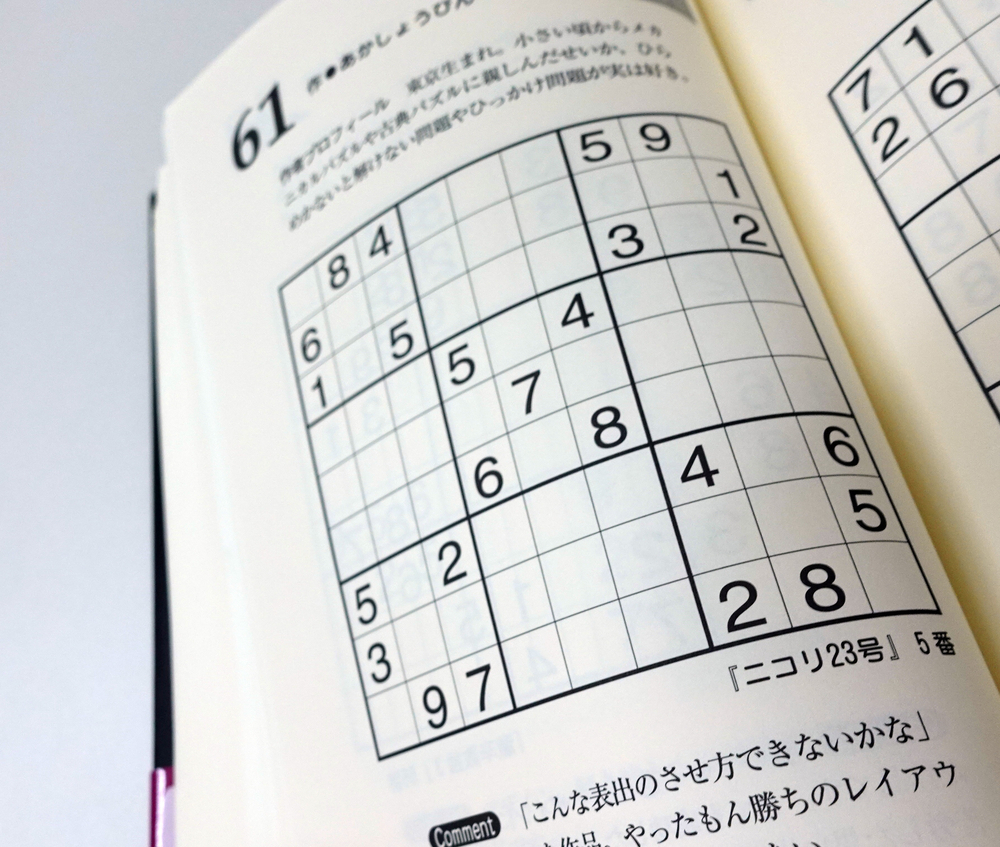
#> input picture data/level3/sudoku_00015.jpg, 1000 x 847 px
$ jupyter execute --allow-errors recog_l3_9x9.ipynb
#> lines starting #> are read from the running program, lines starting #| are printed output that depends on the picture; after the words box and inside, x2 and y2 are one past the last pixel; in counts of white or black regions, pixels touching at a corner belong together
[cell 1]
import cv2
import numpy as np
import matplotlib.pyplot as plt
import pandas as pd
import pickle
import recog_l3
import os

[cell 2]
# image = cv2.imread("./data/level3/sample.jpg", cv2.IMREAD_COLOR)
num=15
image = cv2.imread(f"./data/level3/sudoku_000{num}.jpg", cv2.IMREAD_COLOR)
#> image is the input picture: shape (847, 1000, 3); mean B, G, R 204.6, 206.9, 206.9
# num=26
# image = cv2.imread(f"./data/level1/sudoku_0{num}.jpg", cv2.IMREAD_COLOR)
# image = cv2.imread(f"./data/level2/sample.jpg", cv2.IMREAD_COLOR)
image = cv2.cvtColor(image, cv2.COLOR_BGR2RGB)
trim_percentage=0.002
height, width, channels = image.shape[:3]
#> height = 847; width = 1000; channels = 3
trim_width = int(width * trim_percentage)
#> trim_width = 2
trim_height = int(height * trim_percentage)
#> trim_height = 1
image = image[trim_height:height - trim_height, trim_width:width - trim_width]
#> image: shape (845, 996, 3)
gray = cv2.cvtColor(image, cv2.COLOR_RGB2GRAY)

gray= cv2.bilateralFilter(gray, 11, 2,2)
# gray_gb = cv2.GaussianBlur(gray, None, 2.0)
clahe = cv2.createCLAHE(clipLimit=1.5, tileGridSize=(100,100))
gray = clahe.apply(gray)
# gray = cv2.equalizeHist(gray)
# ぼかし処理


# gray_gb =cv2.medianBlur(gray_gb, 5)
gray = cv2.fastNlMeansDenoising(gray, None, 10, 7, 21)
# 大津の二値化

thr, binary = cv2.threshold(gray, 0, 255, cv2.THRESH_OTSU)
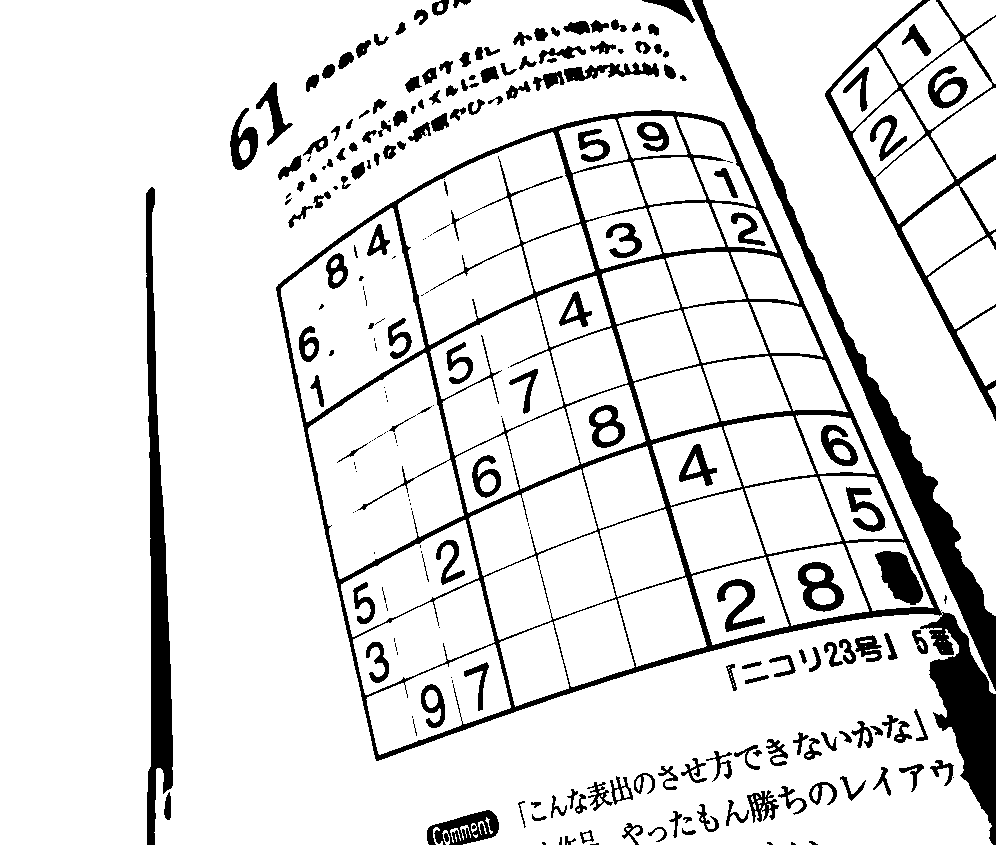
#> binary: shape (845, 996); 88.3% white; 241 black regions (68 under 20 px), largest, box (x1, y1, x2, y2) and area: (276, 110, 996, 845) 36372, (692, 0, 996, 691) 11143, (146, 187, 173, 845) 8238
#> thr = 166
new_thr = min(int(thr * 1.05), 255)
#> new_thr = 174
_, binary = cv2.threshold(gray, new_thr, 255, cv2.THRESH_BINARY)
#> binary: shape (845, 996); 86.6% white; 199 black regions (28 under 20 px), largest, box (x1, y1, x2, y2) and area: (276, 0, 996, 845) 56934, (145, 185, 173, 845) 8842, (825, 0, 996, 421) 5866
plt.imshow(binary, cmap="gray")
plt.title("Otsu's binarization (threshold={:d})".format(int(thr)))
plt.show()

[cell 3]
edge = cv2.Canny(binary, 100, 200)
#> edge: shape (845, 996); 4.5% white in thin lines or dots, all inside (x1, y1, x2, y2) = (144, 0, 996, 845)
edge = cv2.dilate(edge, np.ones((5, 5), dtype=edge.dtype),iterations=1)
#> edge: shape (845, 996); 23.9% white; 53 white regions, largest, box (x1, y1, x2, y2) and area: (273, 0, 996, 845) 120674, (822, 0, 996, 423) 18560, (142, 183, 175, 845) 7471
edge = cv2.erode(edge, np.ones((3, 3), dtype=edge.dtype),iterations=1)
#> edge: shape (845, 996); 17.3% white; 64 white regions
# res_close = cv2.morphologyEx(binary, cv2.MORPH_OPEN, np.ones((5, 5), dtype=binary.dtype))
plt.imshow(edge, cmap="gray")
plt.title("After morphology operation".format(thr))
plt.show()

[cell 4]
contours, _ = cv2.findContours(edge, cv2.RETR_TREE, cv2.CHAIN_APPROX_SIMPLE)
#> contours = 381 contours, 69 with area under 20; largest, box (x1, y1, x2, y2) and area: (274, 0, 996, 845) 294357, (823, 0, 996, 422) 25867, (281, 211, 423, 420) 14476, (309, 356, 449, 524) 12290, (367, 646, 509, 753) 7724
result = image.copy()
cv2.drawContours(result, contours, -1, (255, 0, 0), 3, cv2.LINE_AA)
plt.imshow(result)
plt.show()
# [4 lines of commented-out code are left out]

[cell 5]
longest_cnt = None
max_length = 0.0
max_area = 0.0
result = image.copy()
epsilon=3e-2
for cnt in contours:
    # 輪郭線の長さを計算
    arclen = cv2.arcLength(cnt, True)
    approx=cv2.approxPolyDP(cnt, arclen *epsilon, True)
    area=cv2.contourArea(cnt)
    x, y, w, h = cv2.boundingRect(approx)
    internal_area_ratio = area / (w * h)
    if len(approx)<10 and len(approx) >= 4 and internal_area_ratio>0.5:
        # print(len(approx), x,y,w,h, arclen,internal_area_ratio)
        cv2.drawContours(result, [approx], -1, (255, 0, 0), 3, cv2.LINE_AA)
        # plt.imshow(result)
        # plt.show()
        if  max_area < area:
            max_area = area
            max_length = arclen
            longest_cnt = cnt
#> this loop made 381 passes
#> arclen on pass 103: 37.56
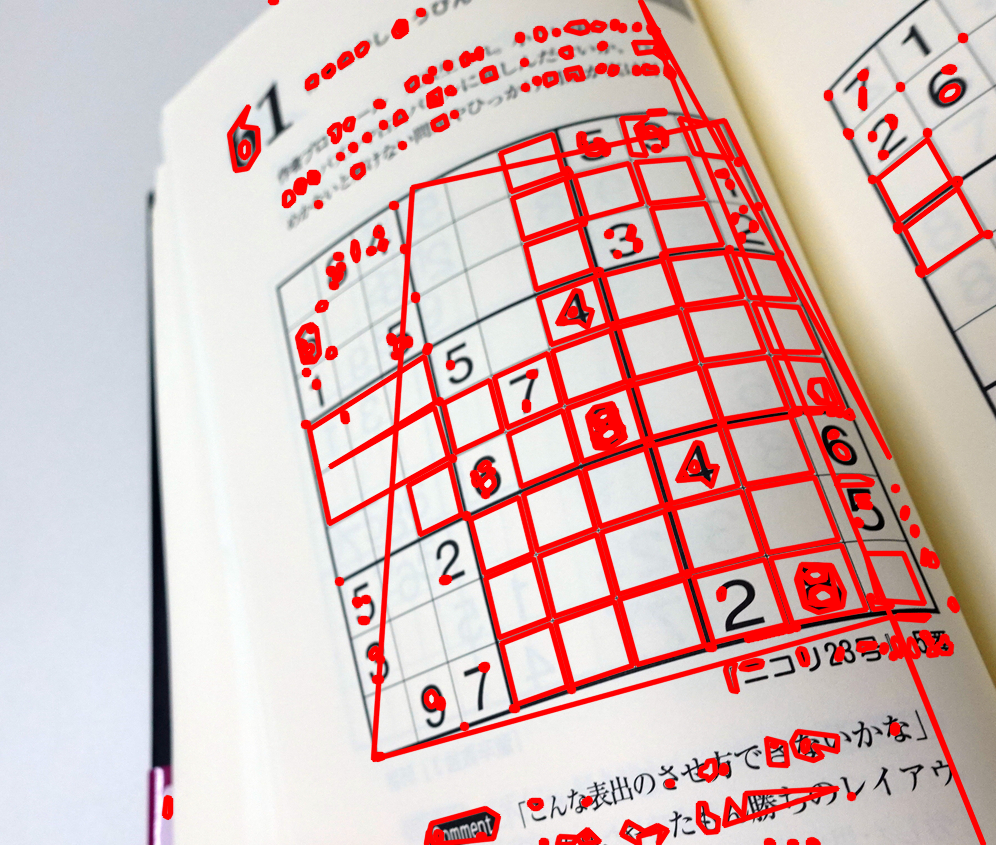
#> result: shape (845, 996, 3); mean R, G, B 216.1, 183.8, 181.8
result = image.copy()
tmp=image.copy()

# plt.imshow(result)
# plt.show()
# print(len(longest_cnt))
arclen = cv2.arcLength(longest_cnt, True)
approx = cv2.approxPolyDP(longest_cnt, arclen * epsilon, True)
cv2.drawContours(tmp, [approx], -1, (255, 0, 255), 3, cv2.LINE_AA)
plt.imshow(tmp)
plt.title("Red region has {:d} corners".format(len(approx)))
plt.show()
print(len(approx))
#| 7

[cell 6]
# 輪郭線の重心を計算する
M = cv2.moments(approx)
cx = int(M['m10'] / M['m00'])
cy = int(M['m01'] / M['m00'])

# 各点に対して、重心からの距離を計算し、1.1倍した点を取得する
new_approx = []
for point in approx:
    x, y = point[0]
    dist = np.sqrt((cx - x)**2 + (cy - y)**2)
    dist_new = dist * 1.2
    x_new = int(cx - dist_new * (cx - x) / dist)
    y_new = int(cy - dist_new * (cy - y) / dist)
    new_approx.append([[x_new, y_new]])
#> this loop made 7 passes
#> point on passes 1 to 7: [[640, 0]], [[889, 457]], [[724, 120]], [[412, 187]], [[373, 759]], [[892, 616]], [[983, 844]]

# 新しい近似を描画する
new_approx = np.array(new_approx)
cv2.drawContours(tmp, [np.array(new_approx)], -1, (0, 255, 255), 3, cv2.LINE_AA)
plt.imshow(tmp)
plt.title("Red region has {:d} corners".format(len(new_approx)))
plt.show()

[cell 7]
# さっきのところを切り取って射影変換
x, y, w, h = cv2.boundingRect(new_approx)
cropped = image[y:y+h, x:x+w]
plt.imshow(cropped)
plt.show()
# print(approx)
new_approx=new_approx-(x,y)
src_pts = new_approx.reshape((-1, 2)).astype("float32")
center = np.mean(src_pts, axis=0)
# ４点を重心からの角度でソートする
# 時計回りになる
src_pts = np.array(sorted(src_pts, key=lambda p: np.arctan2(p[1]-center[1], p[0]-center[0])))

# 結果を表示する
print(src_pts)
#| [[  47.  224.]
#|  [ 320.    0.]
#|  [ 421.  143.]
#|  [ 619.  548.]
#|  [ 623.  738.]
#|  [ 732. 1012.]
#|  [   0.  910.]]
# 縦横比の計算
w = np.linalg.norm(src_pts[3] - src_pts[0])
h = np.linalg.norm(src_pts[1] - src_pts[0])
aspect = abs(w) / abs(h)

# 新しい画像サイズを設定
new_w = int(1000*aspect)
# new_w = 1000
new_h = 1000
# dst_pts = np.array([(0, 0), (0, new_h), (new_w, new_h), (new_w, 0)], dtype="float32")
dst_pts = np.array([(0, 0), (new_w, 0), (new_w, new_h), (0, new_h)], dtype="float32")

# 射影変換を計算して、パースをキャンセルする
#> (the rest of this cell did not finish here and is left out)

[cell 8]
def is_square(sides):

    # 輪郭の面積と外接矩形の面積を比較
    area = cv2.contourArea(cnt)
    rect_area = sides[0]*sides[1]
    side_ratio=(sides[1]+sides[3])/(sides[0]+sides[2])
    if side_ratio>2.5 or side_ratio<0.5:
        return False
    if area / rect_area < 0.2 or area / rect_area > 4:
        return False
    return True

n_close,n_open=2,2
n_dilate,n_erode=2,1
# 正方形を検出する
# 画像をグレースケールに変換する

gray = cv2.cvtColor(result, cv2.COLOR_BGR2GRAY)
gray= cv2.bilateralFilter(gray, 11, 2,2)
# Apply CLAHE
clahe = cv2.createCLAHE(clipLimit=.5, tileGridSize=(10,10))
for i in range(10):
    gray = clahe.apply(gray)

# # Apply denoising
gray = cv2.fastNlMeansDenoising(gray, None, 10, 7, 21)

# 大津の二値化を適用
thresh, binary = cv2.threshold(gray, 0, 255, cv2.THRESH_OTSU)
#> binary: shape (845, 996); 80.3% white; 331 black regions (176 under 20 px), largest, box (x1, y1, x2, y2) and area: (274, 0, 996, 845) 72058, (72, 0, 279, 845) 29826, (824, 0, 996, 422) 10823
new_thr = min(int(thresh * 1.05), 255)
_, binary = cv2.threshold(gray, new_thr, 255, cv2.THRESH_BINARY)
#> binary: shape (845, 996); 78.2% white; 414 black regions (263 under 20 px), largest, box (x1, y1, x2, y2) and area: (274, 0, 996, 845) 77870, (67, 0, 279, 845) 33798, (824, 0, 996, 422) 11614
edge = cv2.Canny(binary, 100, 200)
#> edge: shape (845, 996); 5.2% white in thin lines or dots
edge = cv2.dilate(edge, np.ones((5, 5), dtype=edge.dtype))
#> edge: shape (845, 996); 27.7% white; 113 white regions, largest, box (x1, y1, x2, y2) and area: (271, 0, 996, 845) 136024, (821, 0, 996, 424) 18809, (60, 0, 165, 845) 6923
edge = cv2.erode(edge, np.ones((3, 3), dtype=edge.dtype))
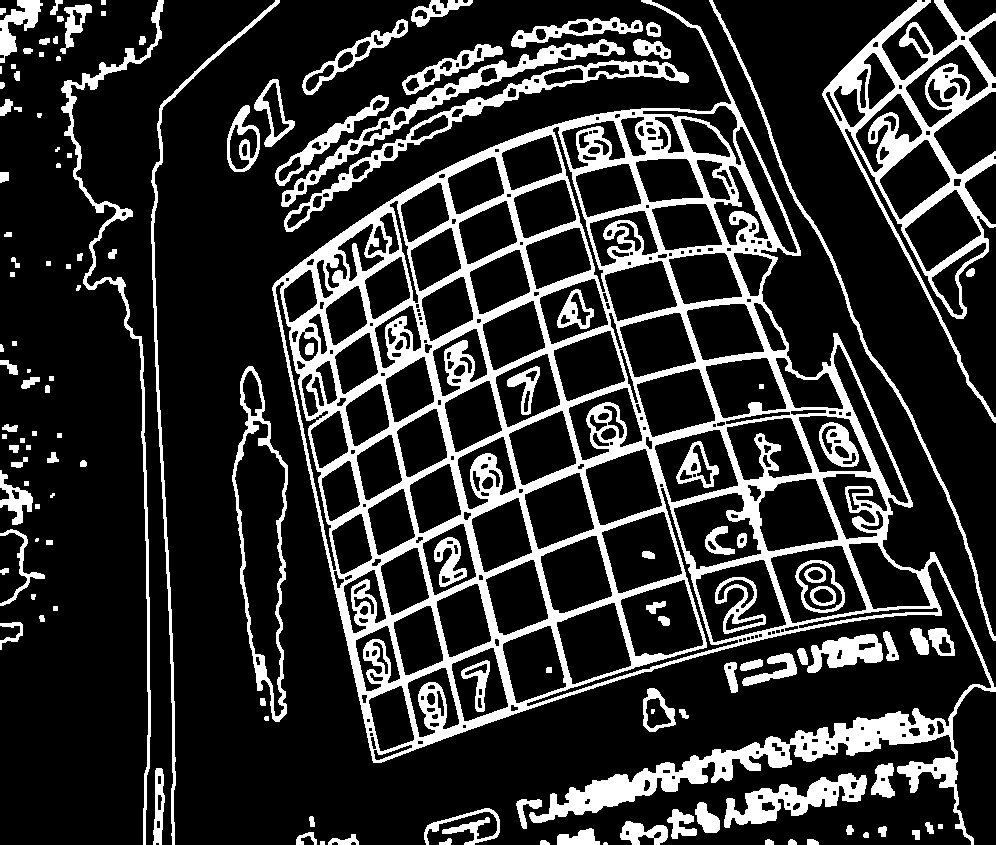
#> edge: shape (845, 996); 19.5% white; 135 white regions (7 under 20 px), largest, box (x1, y1, x2, y2) and area: (272, 0, 996, 845) 95400, (822, 0, 996, 423) 13230, (284, 60, 689, 232) 4434
# 輪郭を検出する
contours, hierarchy = cv2.findContours(edge, cv2.RETR_TREE, cv2.CHAIN_APPROX_SIMPLE)

# plt.imshow(binary, cmap="gray")
# plt.show()
# 正方形を検出する
res2 = result.copy()
count=0
# contours=sorted(contours, key=lambda x:x[0][0][0])
contours=sorted(contours, key=lambda c: (cv2.boundingRect(c)[0], cv2.boundingRect(c)[1]))
# contours=sorted(contours, key=lambda x:x[0][0][1])
squares=[]
for cnt in contours:
    # 輪郭線の近似を行う
    arclen = cv2.arcLength(cnt, True)
    approx = cv2.approxPolyDP(cnt, arclen * 6e-2, True)
    if len(approx) == 4:

        # 各辺の長さを計算する
        sides = []
        points = []
        for i in range(4):
            x1, y1 = approx[i][0]
            x2, y2 = approx[(i + 1) % 4][0]
            side = np.sqrt((x2 - x1)**2 + (y2 - y1)**2)
            points.append([x1, y1])
            sides.append(side)
        points=sorted(points, key=lambda x:x[0])
        if points[0][1]<points[1][1]:
            points[0],points[1]=points[1],points[0]

        # 各辺の長さがほぼ等しい場合、正方形とみなす
        # if np.std(sides) < np.mean(sides) :
        if is_square(sides):
            if max(sides) >= result.shape[0] /18*2.7 or min(sides) <= result.shape[0] / 18:
                continue
            # if min(sides) <= result.shape[0] / 9:

            cv2.drawContours(res2, [approx], -1, (255,0,255), 2)
            # put number
            count+=1
            squares.append(approx)
            cv2.putText(res2, str(count), (points[0][0],points[0][1]), cv2.FONT_HERSHEY_PLAIN, 3, (255,0,0), 3, cv2.LINE_AA)
#> this loop made 561 passes
#> cnt on passes 3, 14, 17: [[0, 66], [0, 73], [1, 73], [1, 66]], [[2, 434], [2, 438], [6, 438], [6, 434]], [[10, 272], [10, 276], [14, 276], [14, 272]]
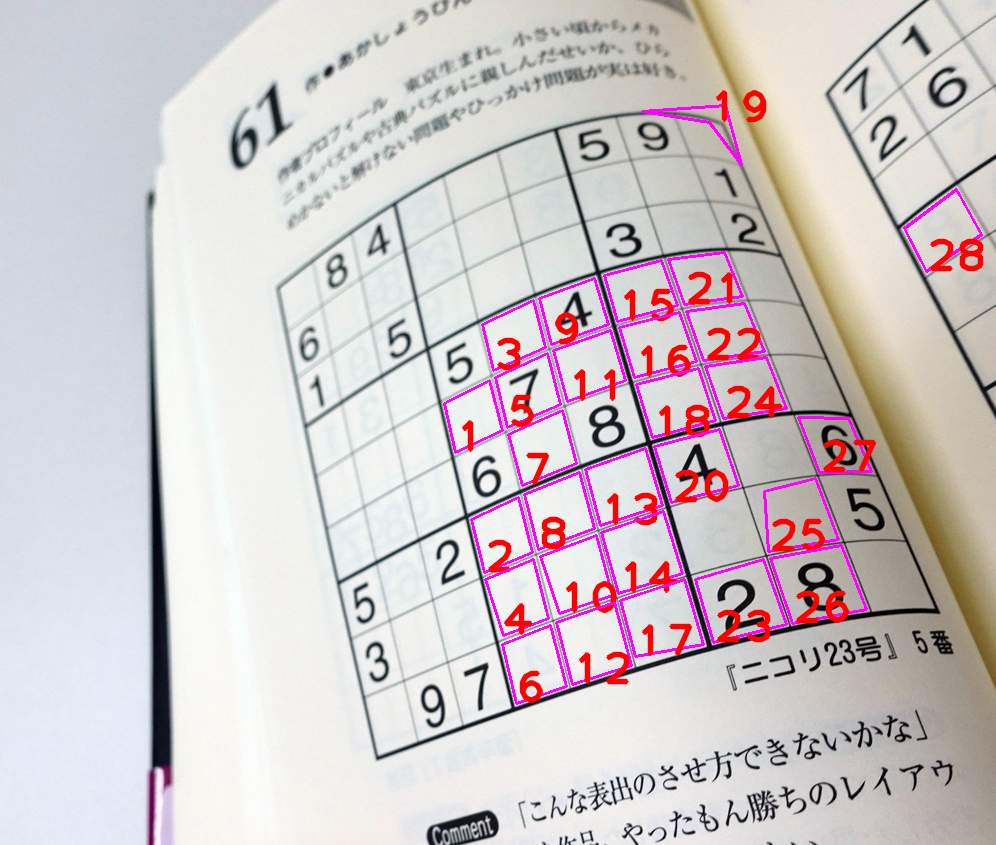
#> res2: shape (845, 996, 3); mean R, G, B 208.7, 199.1, 202
print(count)
#| 28
plt.imshow(res2)

[cell 9]
# contoursのソート
# 左上の輪郭を取得する
top_left = None
init_squares=squares
# 重心
centers = []
# 重心と輪郭の対応
cen2contours={}

for cnt in squares:
    M = cv2.moments(cnt)
    cx = int(M['m10'] / M['m00'])
    cy = int(M['m01'] / M['m00'])
    centers.append((cx, cy))
    cen2contours[(cx, cy)]=cnt
#> this loop made 28 passes
#> cnt on passes 1 to 12: [[489, 380], [502, 430], [455, 452], [444, 403]], [[518, 497], [532, 552], [484, 572], [471, 519]], [[533, 300], [545, 347], [493, 370], [482, 324]], [[533, 559], [548, 618], [503, 635], [485, 579]], [[547, 353], [560, 404], [507, 427], [495, 377]], [[550, 625], [566, 686], [516, 703], [502, 644]], [[562, 410], [576, 463], [522, 485], [508, 434]], [[579, 472], [594, 528], [538, 549], [524, 494]], [[594, 278], [608, 324], [551, 344], [539, 298]], [[596, 535], [612, 595], [559, 613], [540, 556]], [[610, 330], [625, 380], [567, 401], [553, 350]], [[614, 602], [631, 665], [572, 684], [556, 622]]
not_visited=set(center for center in centers)

# 左上の輪郭を取得する
top_left = min(centers, key=lambda s: s[0] + s[1])
not_visited.remove(top_left)
squares=[[top_left]]
# 左上の輪郭の中でy軸方向に近い順に8つの輪郭を選択する
current_pos = top_left
for i in range(8):
    min_dist = float('inf')
    next_square = None
    for cnt in not_visited:
        x,y=cnt
        dist= np.sqrt((x - current_pos[0])**2 + (y - current_pos[1])**2)
        if dist < min_dist and y > current_pos[1]+5:
            min_dist = dist
            next_square = cnt
    if next_square is not None:
        squares.append([next_square])
        current_pos = next_square
        not_visited.remove(next_square)
# 各輪郭に対してx軸方向に近い順に8つの輪郭を選択する
res3 = result.copy()
count = 0
# print(squares)

for i in range(9):
    left_most = squares[i][0]
    print(left_most)
    current_pos = left_most
    for j in range(8):
        min_dist = float('inf')
        next_square = None
        for cnt in not_visited:
            x, y=cnt
            # dist = abs(y - current_pos[1])
            dist= np.sqrt((x - current_pos[0])**2 + (y - current_pos[1])**2)
            if dist < min_dist and x > current_pos[0]+5:
                min_dist = dist
                next_square = cnt
        if next_square is not None:
            squares[i].append(next_square)
            current_pos = next_square
            not_visited.remove(next_square)
#> this loop made 9 passes
#| (707, 121)
#| (704, 277)
#| (724, 331)
#| (744, 387)
#| (675, 402)
#| (695, 465)
#| (623, 486)
#| (641, 552)
#> (further printed lines are left out)
for i in range(9):
    for j in range(9):
        try:
            cx,cy= squares[i][j]
        except IndexError:
            print(i,j)
            continue
        cnt=cen2contours[(cx,cy)]
        x, y, w, h = cv2.boundingRect(cnt)
        cv2.drawContours(res3, [cnt], -1, (255,0,255), 2)
        count += 1
        cv2.putText(res3, str(count), (x, y+h), cv2.FONT_HERSHEY_PLAIN, 5, (255, 0, 0), 2, cv2.LINE_AA)
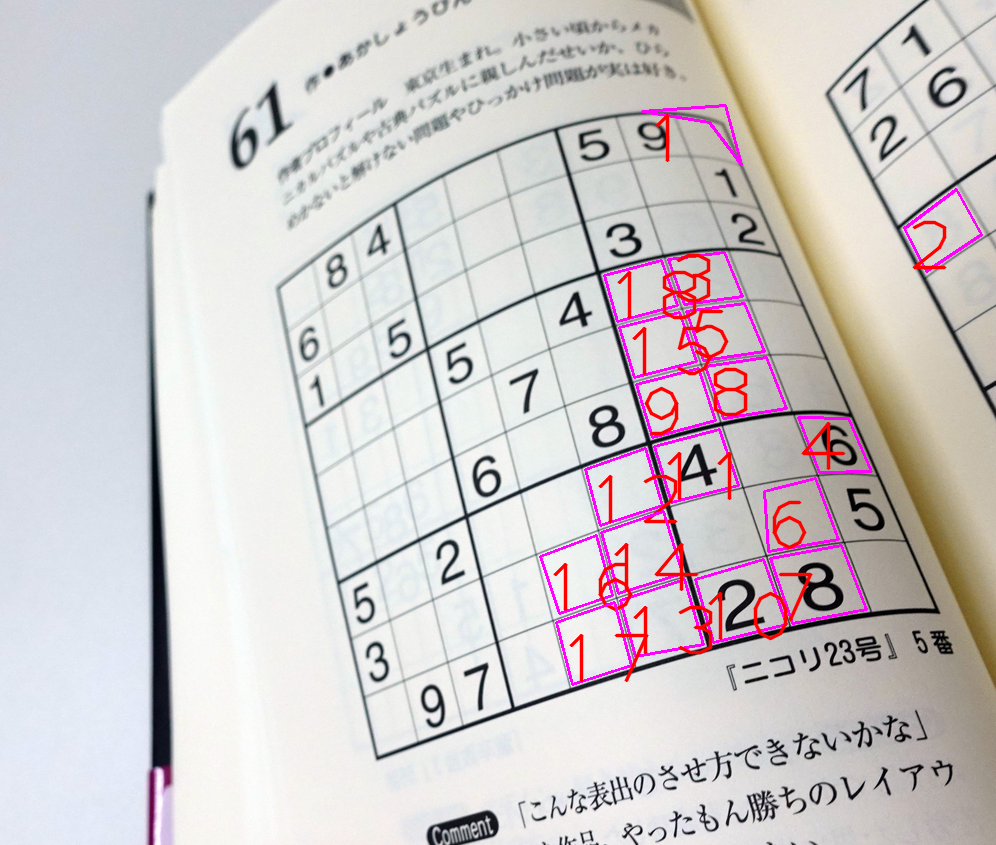
#> res3: shape (845, 996, 3); mean R, G, B 208.2, 202.1, 203.4
plt.imshow(res3)

[cell 10]
problem=np.zeros((9,9))
pixel=20
white_thres=250
# scaler = pd.read_pickle('./models/Rand_numbers_mix_l2_scaler.pickle')
scaler = pd.read_pickle('./models/MLPC_numbers_mix_scaler.pickle')
#> (reads models/MLPC_numbers_mix_scaler.pickle from the repository)
# clf = pd.read_pickle('./models/Rand_numbers_mix_l2_clf.pickle')
clf=pd.read_pickle('./models/MLPC_numbers_mix_clf.pickle')
#> (reads models/MLPC_numbers_mix_clf.pickle from the repository)
